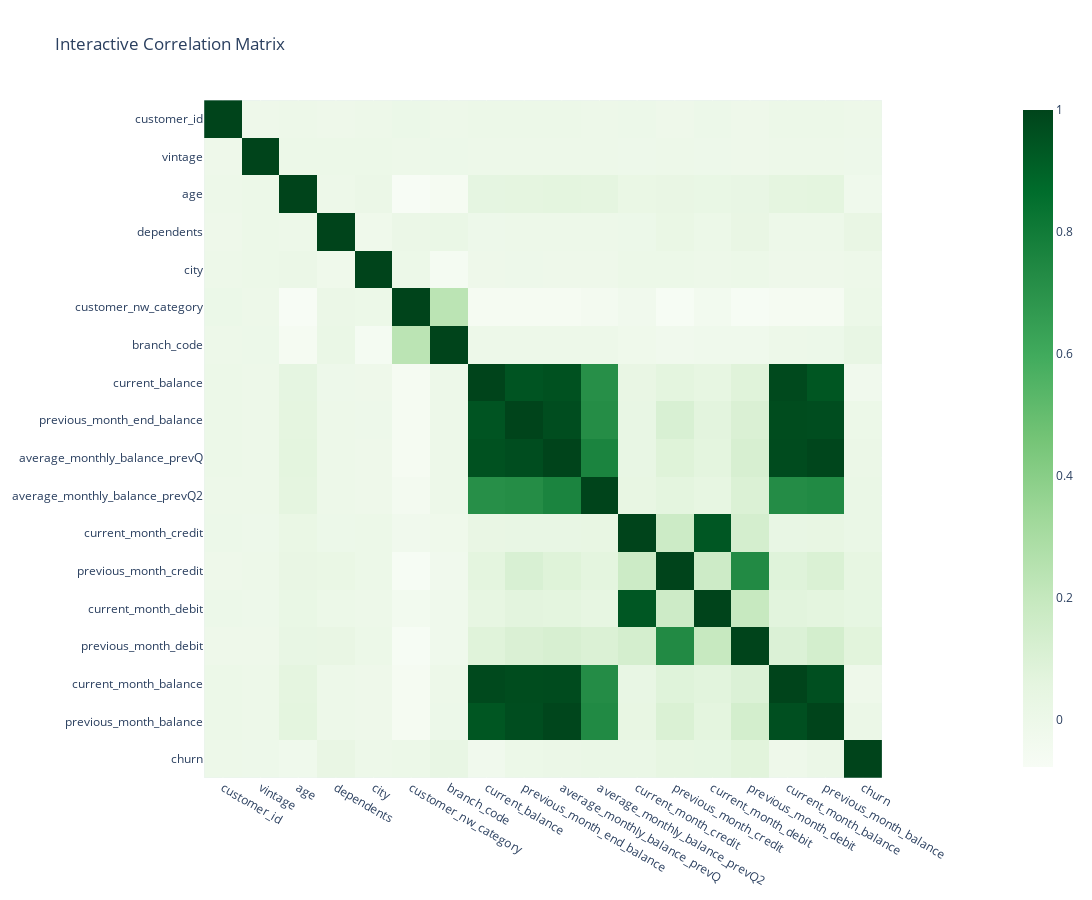

Write notebook code for a chart like this one.
### Markdown cell above
Correlation Matrix

A correlation matrix is a table in this case a graph that summarizes the strength and direction of linear relationships between pairs of variables in a dataset. It consists of rows and columns, where each row and column represents a different variable. The cells in the matrix contain correlation coefficients, which measure the degree to which two variables are linearly related. Correlation coefficients range from -1 to 1, with -1 indicating a perfect negative correlation (as one variable increases, the other decreases), 0 indicating no correlation (no linear relationship), and 1 indicating a perfect positive correlation (as one variable increases, the other increases proportionally).

### Code cell
import plotly.express as px
correlation_matrix = df.select_dtypes(include='number').corr()

fig_corr_matrix = px.imshow(correlation_matrix,
                            x=correlation_matrix.columns,
                            y=correlation_matrix.columns,
                            color_continuous_scale='Greens',  
                            title='Interactive Correlation Matrix')

# Customize the layout
fig_corr_matrix.update_layout(width=1200, height=900)
fig_corr_matrix.show()

### Figure 1 — Plotly figure (JSON) as saved in the notebook; plotly's stock layout.template omitted (floating-point values rounded to 4 significant figures; data arrays with more than 128 entries replaced by an {"elided": "..."} marker saying what was removed)
{"data": [{"coloraxis": "coloraxis", "hovertemplate": "x: %{x}<br>y: %{y}<br>color: %{z}<extra></extra>", "name": "0", "type": "heatmap", "x": ["customer_id", "vintage", "age", "dependents", "city", "customer_nw_category", "branch_code", "current_balance", "previous_month_end_balance", "average_monthly_balance_prevQ", "average_monthly_balance_prevQ2", "current_month_credit", "previous_month_credit", "current_month_debit", "previous_month_debit", "current_month_balance", "previous_month_balance", "churn"], "xaxis": "x", "y": ["customer_id", "vintage", "age", "dependents", "city", "customer_nw_category", "branch_code", "current_balance", "previous_month_end_balance", "average_monthly_balance_prevQ", "average_monthly_balance_prevQ2", "current_month_credit", "previous_month_credit", "current_month_debit", "previous_month_debit", "current_month_balance", "previous_month_balance", "churn"], "yaxis": "y", "z": {"elided": "18x18 float values"}}], "layout": {"coloraxis": {"colorscale": [[0, "rgb(247,252,245)"], [0.125, "rgb(229,245,224)"], [0.25, "rgb(199,233,192)"], [0.375, "rgb(161,217,155)"], [0.5, "rgb(116,196,118)"], [0.625, "rgb(65,171,93)"], [0.75, "rgb(35,139,69)"], [0.875, "rgb(0,109,44)"], [1, "rgb(0,68,27)"]]}, "height": 900, "title": {"text": "Interactive Correlation Matrix"}, "width": 1200, "xaxis": {"anchor": "y", "constrain": "domain", "domain": [0, 1], "scaleanchor": "y"}, "yaxis": {"anchor": "x", "autorange": "reversed", "constrain": "domain", "domain": [0, 1]}}}
